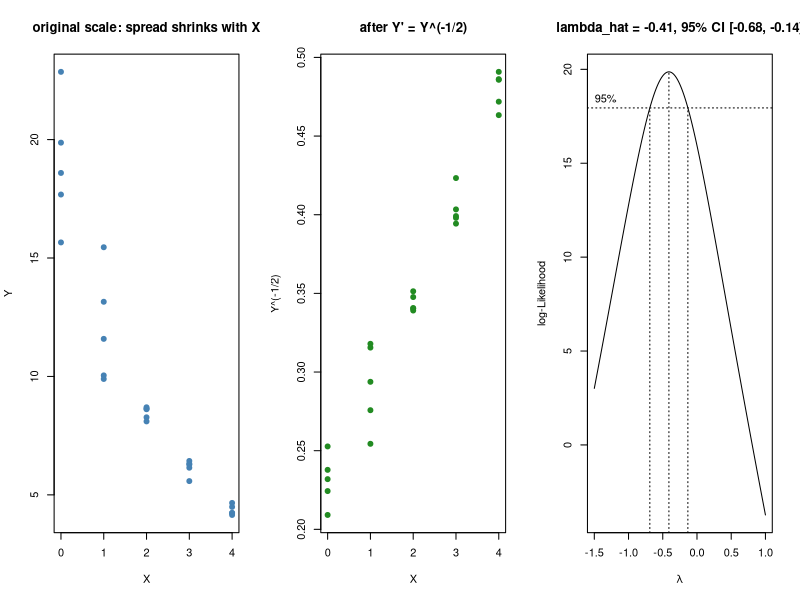

Generate this figure with R:
# Box-Cox procedure on simulated data whose spread shrinks with the predictor.
library(MASS)
set.seed(4)
age <- rep(0:4, each = 5)
y <- (0.22 + 0.06 * age + 0.02 * rnorm(length(age)))^-2

op <- par(mfrow = c(1, 3))
plot(age, y, pch = 19, col = "steelblue", xlab = "X", ylab = "Y",
     main = "original scale: spread shrinks with X")
plot(age, y^-0.5, pch = 19, col = "forestgreen", xlab = "X", ylab = "Y^(-1/2)",
     main = "after Y' = Y^(-1/2)")

# profile log-likelihood of lambda with its 95% interval (drawn by boxcox)
fit <- lm(y ~ age, y = TRUE, qr = TRUE)
bc <- boxcox(fit, lambda = seq(-1.5, 1, length.out = 251))
lam_hat <- bc$x[which.max(bc$y)]
ci <- range(bc$x[bc$y >= max(bc$y) - qchisq(0.95, 1) / 2])
title(main = sprintf("lambda_hat = %.2f, 95%% CI [%.2f, %.2f]", lam_hat, ci[1], ci[2]))
par(op)
